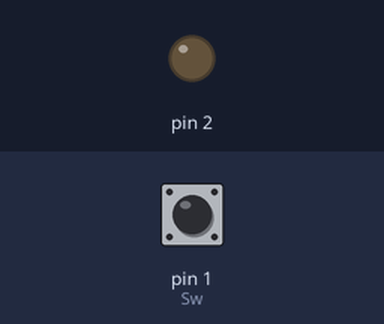
Simulated run of this sketch. Board: Arduino Uno, built with avr-gcc and run on an emulated ATmega328P. Shown: output pins drawn as LEDs (lit = HIGH). Inputs (shaded band) come from the test bench; at power-on: pin 1 (Sw) LOW.

Above: at 1.2 s.
1.3 s: pin 1 (Sw) pulled HIGH for 0.15 s
At 1.4 s:
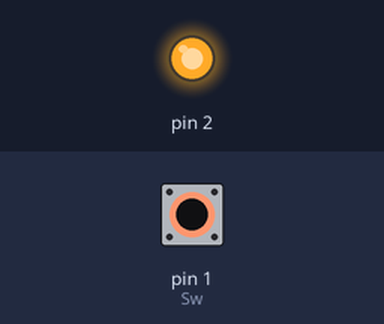
3.0 s: pin 1 (Sw) pulled HIGH for 3.2 s
At 7.4 s:
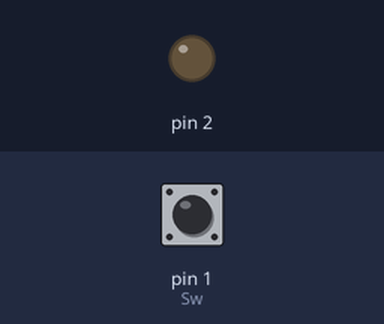
Timing chart, 0 to 8.9 s (numbered marks = the images above; inputs shaded):
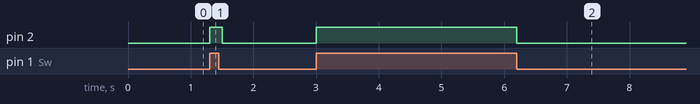

The sketch:

1_LED_SWITCH.ino
```cpp
int Sw=1;
void setup() {
  // put your setup code here, to run once:
  pinMode(Sw,INPUT);
  pinMode(2,OUTPUT);
}

void loop() {
  // put your main code here, to run repeatedly:
  int a=digitalRead(Sw);
  if(a==1)
  {
    digitalWrite(2,HIGH);
    delay(100);
  }
  else
  {
    digitalWrite(2,LOW);
    delay(100);
  }
}
```

Measured:
- after the input at 1.3 s, pin 2: LOW → HIGH at once, → LOW 0.20 s later
- after the input at 3.0 s, pin 2: LOW → HIGH at once, → LOW 3.2 s later
